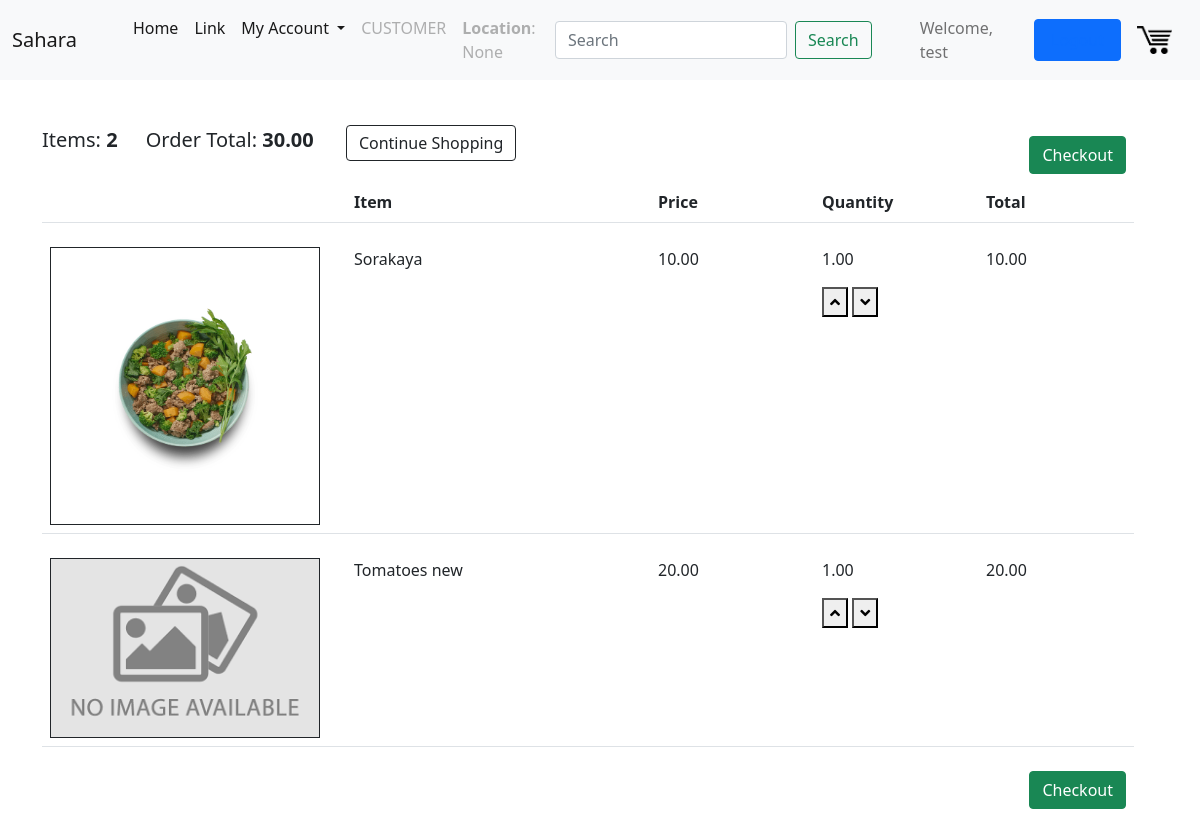
The app's page /cart/ (signed in) with its own data.
### users/models.py (models this page shows, shortened)
class Profile(models.Model):
    user = models.OneToOneField(User, on_delete=models.CASCADE)
    user_type = models.CharField(max_length=20, choices = USER_TYPES, default = "CUSTOMER")
    location = models.CharField(max_length=50, blank=True, null=True)
    country = models.CharField(max_length=50, blank=True, null=True)
    state = models.CharField(max_length=50, blank=True, null=True)

### core/models.py (models this page shows, shortened)
class Order(models.Model):
    customer = models.ForeignKey(User, on_delete=models.CASCADE)
    date_ordered = models.DateTimeField(auto_now_add=True)
    complete = models.BooleanField(default=False)
    transaction_id = models.CharField(max_length=200, blank=True, null=True)
    @property
    def get_cart_total(self):
        order_items = self.orderitem_set.all()
        total = sum([item.get_total for item in order_items])
        return total
    @property
    def get_cart_items(self):
        order_items = self.orderitem_set.all()
        x = [item.quantity for item in order_items]
        total = len(x)
        return total

class OrderItem(models.Model):
    product = models.ForeignKey(Product, on_delete=models.CASCADE)
    order = models.ForeignKey(Order, on_delete=models.CASCADE)
    quantity = models.DecimalField(max_digits=10, decimal_places=2, default=0.00, validators=[MinValueValidator(Decimal('0.00'))])
    @property
    def get_total(self):
        total = self.product.price_per_unit * self.quantity
        return total

class Product(models.Model):
    seller = models.ForeignKey(User, on_delete = models.CASCADE, related_name="seller")
    date_posted = models.DateTimeField(auto_now_add=True)
    stock = models.DecimalField(max_digits=20, decimal_places=2, default=0.00, validators=[MinValueValidator(Decimal('0.00'))])
    title = models.CharField(max_length=255)
    content = models.TextField(blank=True, null=True)
    img = models.FileField(default = "default.png", upload_to = "", blank=True, null=True)
    rating = models.DecimalField(max_digits=3, decimal_places=2, default=0.00, validators=[MinValueValidator(Decimal('0.00'))])
    tags = models.CharField(
        max_length = 20,
        choices = CAT_CHOICES,
        default = 'vegetables',
    )
    measurment_unit = models.CharField(
        max_length = 5,
        choices = UNIT_CHOICES,
        default = 'kg',
    )
    price_per_unit = models.DecimalField(max_digits=20, decimal_places=2, validators=[MinValueValidator(Decimal('0.00'))])

### core/views.py (the view)
# urls.py: path('cart/', cart, name = "cart"),
@login_required
def cart(request):
    customer = request.user
    order, created = Order.objects.get_or_create(customer = customer, complete=False)
    items = order.orderitem_set.all()
    cartItems = order.get_cart_items
    return render(request, 'core/cart.html', {"items": items, "order": order})

### core/templates/core/cart.html (shortened to what this page needs)
{% extends "core/base.html" %}
{% load static %}
{% block content %}
    <div class="row">
        <div class="col-lg-12">
            <div class="box-element">
                <br>
                <br>
                <div class="row" style="display: inline;">
                    <h5 style="display: inline;">Items: <strong>{{ order.get_cart_items }}</strong></h5>
                    <h5 style="display: inline;">Order Total: <strong>{{ order.get_cart_total|floatformat:2 }}</strong></h5>
                    <a style="display: inline; margin-left: 1rem;"  href="{% url 'app-home' %}" class="btn btn-outline-dark">Continue Shopping</a>
                </div>
                <a style = "float: right; margin: 0.5rem;" class="btn btn-success {% if not order.get_cart_items %} disabled {%endif %}" href="/checkout">Checkout</a>
            </div>
            <br>
            <table class="table">
                <tr><th>
                <div class="box-element">
                    <div class="row">
                        <div style="flex:2"></div>
                        <div style="flex:2"><strong>Item</strong></div>
                        <div style="flex:1"><strong>Price</strong></div>
                        <div style="flex:1"><strong>Quantity</strong></div>
                        <div style="flex:1"><strong>Total</strong></div>
                    </div>
                </th></tr>
            {% for item in items %}
            <tr>
                <td>
                <div class="row" style="margin-top: 1rem;">
                    <div style="flex:2;"><img class="row-img" style="border: 0.5px solid;" width="270" src="{{ item.product.img.url }}" alt="Product Image"></div>
                    <div style="flex:2">{{ item.product.title }}</div>
                    <div style="flex:1">{{ item.product.price_per_unit | floatformat:2 }}</div>
                    <div style="flex: 1;">
                        <p class="quantity">{{ item.quantity }}</p>
                        <div class="quantity">
                            <button data-product="{{ item.product.id }}" data-action="add" class= "chg-quantity update-cart"><i class="fas fa-angle-up"></i></button>
                            <button data-product="{{ item.product.id }}" data-action="remove" class= "chg-quantity update-cart" alt="Decrease quantity"><i class="fas fa-angle-down"></i></button>
                        </div>
                    </div>
                    <div style="flex: 1;">{{ item.get_total|floatformat:2 }}</div>
                    </div>
                </div>
            {% endfor %}
            <a style = "float: right; margin: 0.5rem;" class="btn btn-success {% if not order.get_cart_items %} disabled {%endif %}" href="/checkout">Checkout</a>
        </div>
    {% endblock content %}

### core/templates/core/base.html (shortened to what this page needs)
{% load static %}
<!DOCTYPE html>
<html lang="en">
<head>
    <link href="https://cdn.jsdelivr.net/npm/bootstrap@5.0.0-beta3/dist/css/bootstrap.min.css" rel="stylesheet">
    <link rel="stylesheet" href="{% static 'core/css/main.css' %}">
</head>
<body>
    <header class = "site-header">
        <nav class="navbar navbar-expand-lg navbar-light bg-light">
            <div class="container-fluid">
              <a class="navbar-brand" href="{% url 'app-home' %}">Sahara</a>
              <div class="collapse navbar-collapse" id="navbarSupportedContent">
                <ul class="navbar-nav me-auto mb-2 mb-lg-0" style="position: relative; margin-left: 2rem;">
                  <li class="nav-item">
                    <a class="nav-link active" aria-current="page" href="{% url 'app-home' %}">Home</a>
                  </li>
                  <li class="nav-item">
                    <a class="nav-link active" href="#">Link</a>
                  </li>
                  <li class="nav-item dropdown">
                    <a class="nav-link active dropdown-toggle" href="#" id="navbarDropdown" role="button" data-bs-toggle="dropdown" aria-expanded="false">
                      My Account
                    </a>
                  </li>
                  {% if user.is_authenticated %}
                  <li class="nav-item">
                    <a class="nav-link disabled" href="#" tabindex="-1" aria-disabled="true">{{user.profile.user_type}}</a>
                  </li>
                  <li class="nav-item">
                    <a class="nav-link disabled" href="#" tabindex="-1" aria-disabled="true"><b>Location</b>: {{user.profile.location}}</a>
                  </li>
                  {% endif %}
                </ul>
                  <form method="POST" action="/search" class="d-flex text-center" style="margin-right: 3em;">
                    <input class="form-control me-2" name="search" type="search" placeholder="Search" id="searchbox" aria-label="Search">
                    <button class="nav-item btn btn-outline-success" type="submit">Search</button>
                  </form>
                {% if user.is_authenticated %}
                      <span class="navbar-text" style="margin-right: 0.5em;">
                      Welcome, {{user.username}}
                      </span>
                      <a class = "nav-item nav-link btn btn-primary d-flex" style="float: right; margin-left: 0.5rem;" href="/logout">Logout</a>
                {% endif %}
                <a href="{% url 'cart' %}">
                <img  id="cart-icon" width="35" style="margin-left: 1rem; margin-right: 1rem;" src="{% static 'core/cart.png' %}">
                </a>
              </div>
            </div>
          </nav>
    </header>
    <main role="main" class="container">
      <div class="row">
          {% block content %}{% endblock %}
    </main>
    <link rel="stylesheet" href="https://use.fontawesome.com/releases/v5.7.0/css/all.css">
  </body>
</html>

### records on screen
Order: get_cart_items "2", get_cart_total "30.00"
OrderItem: product.img (picture), product "Sorakaya", product.price_per_unit "10.00", quantity "1.00", get_total "10.00"
OrderItem: product.img (placeholder picture), product "Tomatoes new", product.price_per_unit "20.00", quantity "1.00", get_total "20.00"

### other values on screen
{{ user.profile.user_type }} "CUSTOMER"
{{ user.profile.location }} "None"
{{ user.username }} "test"
